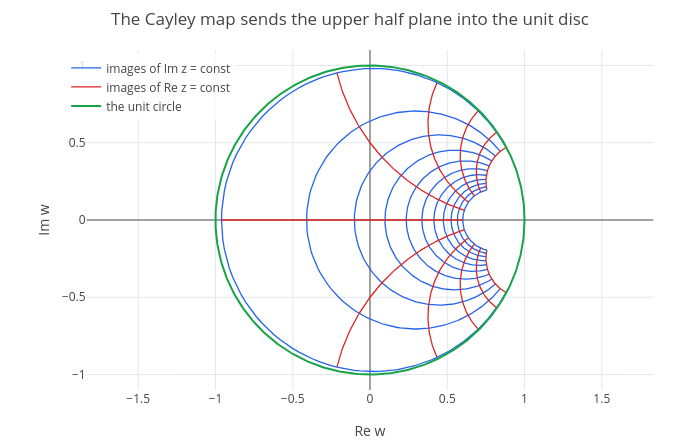

Notebook source saved alongside this figure:
### Markdown cell above
## 2. Möbius maps

The maps $w = \dfrac{az + b}{cz + d}$ with $ad - bc \ne 0$ are the **Möbius** (or linear fractional) maps. They are
compositions of translations, rotations, scalings and the inversion $1/z$, and they send circles and lines to circles
and lines. The most useful one is the **Cayley map** $w = (z - i)/(z + i)$, which sends the upper half plane onto the
unit disc: a point $z$ with $\operatorname{Im} z > 0$ is closer to $i$ than to $-i$, so $|w| < 1$.

### Code cell
simplify(abs(subs((z - i)/(z + i), z, 2 + 3*i)))
subs((z - i)/(z + i), z, i)
p = cmap((z - i)/(z + i), z, -4, 4, 0.02, 4);
p = show(p, parametric(cos(t), sin(t), t, 0, 2*pi));
p = legend(p, "images of Im z = const", "images of Re z = const", "the unit circle");
labels(title(p, "The Cayley map sends the upper half plane into the unit disc"), "Re w", "Im w")

### Figure 1 — Plotly figure (JSON) as saved in the notebook; plotly's stock layout.template omitted (floating-point values rounded to 4 significant figures; data arrays with more than 128 entries replaced by an {"elided": "..."} marker saying what was removed)
{"data": [{"line": {"color": "#2563eb", "width": 1.3}, "mode": "lines", "name": "images of Im z = const", "type": "scatter", "x": {"elided": "2662 float values"}, "y": {"elided": "2662 float values"}}, {"line": {"color": "#dc2626", "width": 1.3}, "mode": "lines", "name": "images of Re z = const", "type": "scatter", "x": {"elided": "2662 float values"}, "y": {"elided": "2662 float values"}}, {"line": {"color": "#16a34a", "width": 2}, "mode": "lines", "name": "the unit circle", "type": "scatter", "x": {"elided": "402 float values"}, "y": {"elided": "402 float values"}}], "layout": {"height": 440, "legend": {"bgcolor": "rgba(255,255,255,0.8)", "x": 0.01, "xanchor": "left", "y": 0.99, "yanchor": "top"}, "margin": {"b": 50, "l": 60, "r": 20, "t": 50}, "showlegend": true, "title": {"text": "The Cayley map sends the upper half plane into the unit disc"}, "width": 700, "xaxis": {"constrain": "domain", "range": [-1.833, 1.833], "title": {"text": "Re w"}, "zeroline": true}, "yaxis": {"constrain": "domain", "range": [-1.1, 1.1], "scaleanchor": "x", "scaleratio": 1, "title": {"text": "Im w"}, "zeroline": true}}}
